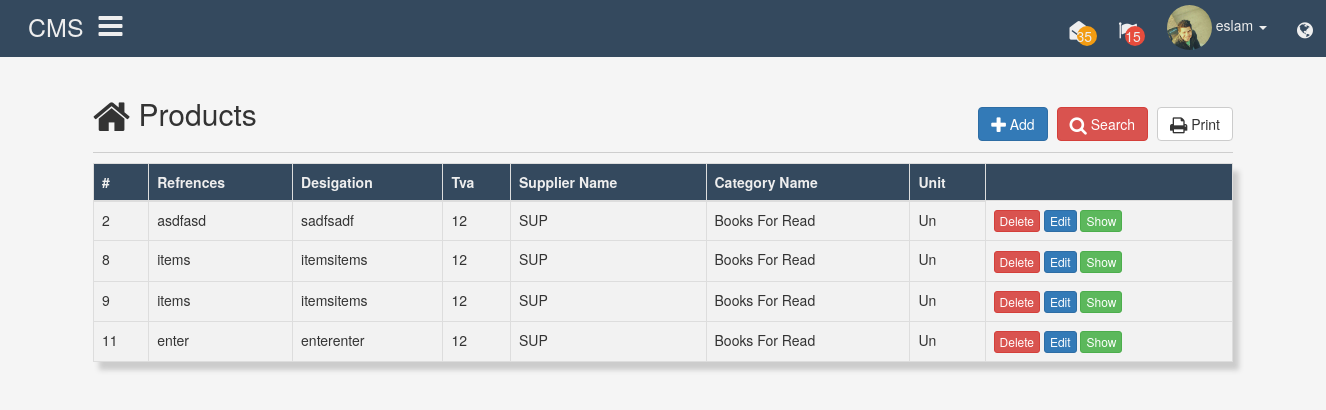
Screenshot of /public/articles/index (signed in) with the database file from the repository.
### tables this page shows
CREATE TABLE `articles` (
  `id` int(20) NOT NULL,
  `ref` varchar(100) NOT NULL,
  `desig` varchar(255) NOT NULL,
  `tvr` int(2) NOT NULL,
  `suplier_id` int(11) NOT NULL DEFAULT '0',
  `category_id` int(11) NOT NULL DEFAULT '0',
  `unit_id` int(20) NOT NULL DEFAULT '0',
  `thumb` varchar(255) NOT NULL DEFAULT 'no_thumb.jpg',
  `created_at` datetime NOT NULL DEFAULT CURRENT_TIMESTAMP,
  `updated_at` datetime NOT NULL DEFAULT CURRENT_TIMESTAMP ON UPDATE CURRENT_TIMESTAMP,
  `created_by` int(11) NOT NULL,
  `updated_by` int(11) NOT NULL
);

CREATE TABLE `trv` (
  `trv` int(11) NOT NULL
);

CREATE TABLE `suppleries` (
  `id` int(11) NOT NULL,
  `name` varchar(255) NOT NULL,
  `tel` int(50) NOT NULL,
  `city` varchar(255) NOT NULL,
  `adress` varchar(255) NOT NULL,
  `created_at` datetime NOT NULL DEFAULT CURRENT_TIMESTAMP,
  `update_at` datetime NOT NULL DEFAULT CURRENT_TIMESTAMP ON UPDATE CURRENT_TIMESTAMP,
  `created_by` int(11) NOT NULL,
  `updated_by` int(11) NOT NULL,
  `email` varchar(255) NOT NULL,
  `zip_code` int(50) NOT NULL
);

CREATE TABLE `categories` (
  `id` int(11) NOT NULL,
  `name` varchar(255) NOT NULL
);

CREATE TABLE `units` (
  `id` int(20) NOT NULL,
  `unit` varchar(20) NOT NULL
);

### Core/Controller.php (called while the page is built, shortened)
<?php
class Controller
{
	protected $viewPath;
    public function __construct()
    {
        $this->viewPath = ROOT . '/App/Views/';
    }
    protected function rander($view, $vars = []) {
        extract($vars);
		include($this->viewPath . $view . '.php');
    }
}

### App/Controllers/ArticlesControllers.php (called while the page is built, shortened)
<?php
	class ArticlesControllers extends AppController {
        public function index() {
			$articles = $this->Articles->load();
			$this->rander('articles/index', compact('form', 'articles', 'categories', 'units', 'tva', 'suppliers'));
		}
	}

### App/Model/ArticlesModel.php (called while the page is built, shortened)
<?php
	class ArticlesModel extends Model {
		public function load($filter = null) {
			$app = new \App();
			return $app->getDb()->query("SELECT
			 articles.id, articles.ref, articles.desig, trv.trv as Tva,
			 suppleries.name as supplier_name, categories.name as cat_name,
			 units.unit
			FROM articles, suppleries, categories, trv, units
			WHERE articles.suplier_id = suppleries.id AND articles.category_id = categories.id AND articles.tvr = trv.trv AND articles.unit_id = units.id ".$filter."
			");
		}
	}

### Core/Config.php (called while the page is built, shortened)
<?php
	class Config
	{
		private static $_instance;
		public $settigns = [];
		function __construct($config_file)
		{
			$this->settigns = include ($config_file);
		}
		public static function getInstance($config_file) {
			if (self::$_instance === null) {
				self::$_instance = new Config($config_file);
			}
			return self::$_instance;
		}
		public function get($key) {
			return $this->settigns[$key];
		}
	}

### App/App.php (called while the page is built, shortened)
<?php
	class App {
		private $db;
		private static $_instance;
		public static function getInstance() {
			if (self::$_instance === null) {
				self::$_instance = new App();
			}
			return self::$_instance;
		}
		public function getDb() {
			if ($this->db === null) {
				$config = Config::getInstance(ROOT.'/config/config.php');
				$this->db = new Database($config->get('db_name'));
			}
			return $this->db;
		}
	}

### config/config.php (called while the page is built)
<?php
	return array(
		'host' 		=> 'localhost',
		'user' 		=> 'root',
		'pass' 		=> '',
		'db_name'	=>'c_management'
		);

### Core/Database.php (called while the page is built, shortened)
<?php
	class Database {
		private $host;
		private $user;
		private $pass;
		private $db_name;
		private $pdo;
		public function __construct($db_name, $host = 'localhost', $user = 'root', $pass = '') {
			$this->host 	= $host;
			$this->user 	= $user;
			$this->pass 	= $pass;
			$this->db_name 	= $db_name;
		}
		public function getPDO() {
			if ($this->pdo === null) {
				$connection =
				new PDO ("mysql:dbname=".$this->db_name.";host=".$this->host, $this->user, $this->pass);
				$connection->setAttribute(PDO::ATTR_ERRMODE, PDO::ERRMODE_EXCEPTION);
				$connection->query('SET names utf8; SET CHARACTER SET utf8');
				$this->pdo = $connection;
			}
			return $this->pdo;
		}
		public function query($statment, $one = false, $class = null) {
			 $res = $this->getPDO()->query($statment);
			if ($class === null) {
				$res->setFetchMode(PDO::FETCH_OBJ);
			} else {
				$res->setFetchMode(PDO::FETCH_CLASS, $class);
			}
			if ($one == false) {
				$data = $res->fetchAll();
			} else {
				$data = $res->fetch();
			}
			return $data;
		}
	}

### App/Views/articles/index.php (the view, shortened to what this page needs)
<div class="row">
  <div class="col-sm-6"> <h2 class="title"><i class="fa fa-home fa-lg"></i> Products</h2></div>
  <div class="col-sm-6">
    <ul class="list-unstyled pull-right links">
      <?php
      if ($_SESSION['user']->aed_articles) {
       ?>
      <li><a href="<?= App::$path; ?>articles/add"><span class="btn btn-primary"><i class="fa fa-plus fa-lg"></i> Add</span></a></li>
      <?php } ?>
      <li onclick="showBox('box-search', event);"><a href="#"><span class="btn btn-danger"><i class="fa fa-search fa-lg"></i> Search</span></a></li>
      <li><a href="#"><span class="btn btn-default"><i class="fa fa-print fa-lg"></i> Print</span></a></li>
    </ul>
</div>
</div>
<hr>
<table class="table table-bordered table-main table-striped table-data">
  <thead>
    <tr>
      <th>#</th>
      <th>Refrences</th>
      <th>Desigation</th>
      <th>Tva</th>
      <th>Supplier Name</th>
      <th>Category Name</th>
      <th>Unit</th>
    </tr>
  </thead>
  <tbody>
   <?php foreach($articles as $article) { ?>
   <tr>
      <td><?php echo $article->id;            ?></td>
      <td><?php echo $article->ref;           ?></td>
      <td><?php echo $article->desig;         ?></td>
      <td><?php echo $article->Tva;           ?></td>
      <td><?php echo $article->supplier_name; ?></td>
      <td><?php echo $article->cat_name;      ?></td>
      <td><?php echo $article->unit;          ?></td>
      <td>
        <?php if ($_SESSION['user']->aed_articles) {?>
        <a href="" class="btn btn-danger btn-xs" id_art="<?= $article->id ?>" onclick="deleteArt(this, event);">Delete</a>
        <a href="<?= App::$path; ?>articles/edit/<?= $article->id; ?>" class="btn btn-primary btn-xs">Edit</a>
        <?php } ?>
        <a href="<?= App::$path; ?>articles/show/<?= $article->id; ?>" class="btn btn-success btn-xs">Show</a>
      </td>
      </tr>
    <?php } ?>
  </tbody>
</table>

### Public/css/style.css (style rules this page uses)
body { background-color: #f5f5f5; }
hr { border-color: #cecece; margin-top: 10px; margin-bottom: 10px }
.table-data { background-color: #34495e; box-shadow: 6px 8px 5px #ccc; transition: all 0.5s ease-in-out }
.table-data thead { color: #eee }
.table-data td { background-color: #f2f2f2; }
.links li { display: inline-block; margin-left: 5px }
.links { margin-top: 30px; margin-bottom: 0; }

### rows the page displays
articles: id "2", ref "asdfasd", desig "sadfsadf", trv.trv "12", suppleries.name "SUP", category.name "Books For Read", unit.unit "Un"
articles: id "8", ref "items", desig "itemsitems", trv.trv "12", suppleries.name "SUP", category.name "Books For Read", unit.unit "Un"
articles: id "9", ref "items", desig "itemsitems", trv.trv "12", suppleries.name "SUP", category.name "Books For Read", unit.unit "Un"
articles: id "11", ref "enter", desig "enterenter", trv.trv "12", suppleries.name "SUP", category.name "Books For Read", unit.unit "Un"
